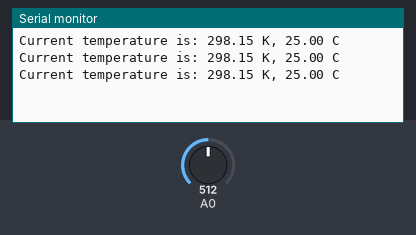
This sketch was run on a simulated Arduino Uno, built with avr-gcc and run on an emulated ATmega328P. Parts: the last lines printed to the serial monitor. The test bench sets the inputs (shaded band); at power-on: A0 = 512.

Above: at 1.3 s.
1.4 s: A0 set to 716
At 1.9 s:
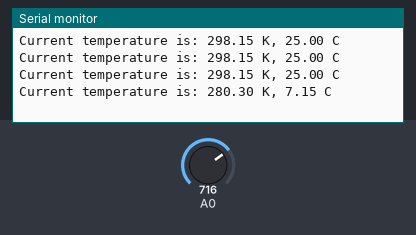
2.9 s: A0 set to 900
At 3.4 s:
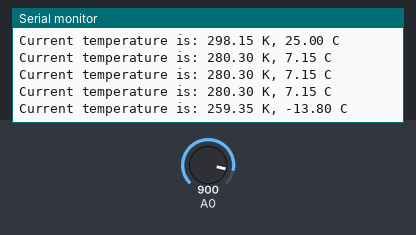
Timing chart, 0 to 5.9 s (numbered marks = the images above; inputs shaded):
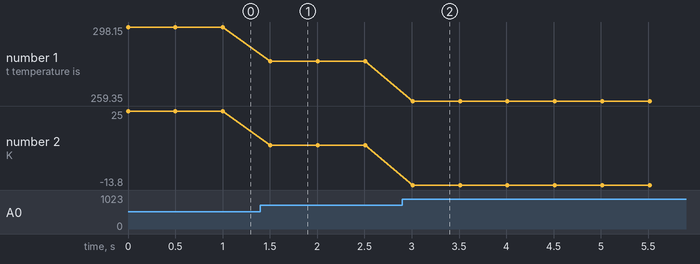

Measured:
- after the input at 1.4 s, the serial monitor: prints a new line after 0.11 s (image 1)
- after the input at 2.9 s, the serial monitor: prints a new line after 0.11 s (image 2)
- plotted number 1: 298.15 → 280.3 after the input at 1.4 s, 280.3 → 259.35 after the input at 2.9 s
- plotted number 2: 25 → 7.15 after the input at 1.4 s, 7.15 → -13.8 after the input at 2.9 s

The sketch:

11.2.1_servo_pot.ino
```cpp
void setup() {
Serial.begin(9600); //serial port initialised with baud rate 9600
}
void loop() {
int thermistorvalue = analogRead(A0); //read pin A0
float v = thermistorvalue * 5.0 / 1024; // voltage calculation
 // Calculate resistance value of thermistor
float Rt = 10 * v / (5 - v);
 // Calculate temperature (Kelvin)
float tempK = 1 / (log(Rt / 10) / 3950 + 1 / (273.15 + 25));
 // Calculate temperature (Celsius)
 float tempC = tempK - 273.15;
 // Send the result to computer through serial port
 Serial.print("Current temperature is: ");
 Serial.print(tempK);
 Serial.print(" K, ");
 Serial.print(tempC);
 Serial.println(" C");
 delay(500);
}
```
